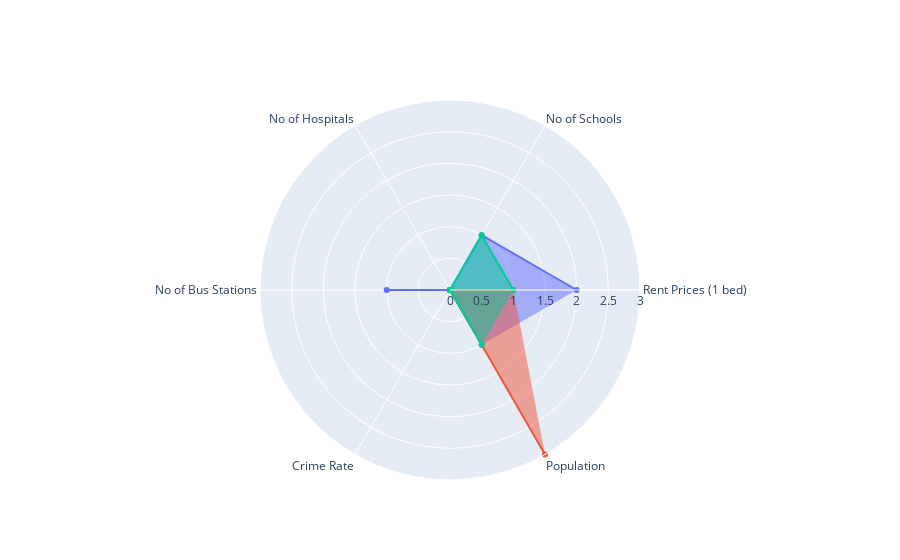

Notebook code for this chart:
### Code cell
###################################################
## Modeling #######################################
###################################################

# create an object
ac = AgglomerativeClustering(affinity='euclidean',
                             linkage='ward',
                             n_clusters = 3)

#df_hierarchical = df_neighborhood.copy()
df_hierarchical = df_neighborhood_model.copy()

# fit and predict
hierarchical_cluster = ac.fit_predict(df_hierarchical)

labels = ac.labels_
print('Silhouette Score:', metrics.silhouette_score(df_hierarchical,labels))
print('Calinski Harabasz Score:', metrics.calinski_harabasz_score(df_hierarchical, labels))




PCA_plot_2d(df_hierarchical, hierarchical_cluster, 'Hierarchical Clustering Visualized in 2 dimensions')

# Plot dendrogram
plot_dendrogram(df_hierarchical)

df_hierarchical = df_neighborhood.copy()
df_hierarchical['cluster'] = hierarchical_cluster


###################################################
## Plot the radar chart ###########################
###################################################

categories = features

fig = go.Figure()

max_r = 0

for i in set(df_hierarchical['cluster']):
    r = []
    
    for j in categories:
        #r.append(get_radar_value_by_std(df_hierarchical[df_hierarchical['cluster'] == i][j].mean(), df_neighborhood[j].mean()))
        r.append(get_radar_value_by_rescale(df_hierarchical[df_hierarchical['cluster'] == i][j].mean(), df_neighborhood[j].min(), df_neighborhood[j].max()))
    
    
    fig.add_trace(go.Scatterpolar(
          r=r,
          theta=features_dis,
          fill='toself',
          name='Cluster'+str(i)
    ))
    
    if max(r) > max_r:
        max_r = max(r)

fig.update_layout(
  polar=dict(
    radialaxis=dict(
      visible=True,
      range=[0, max_r]
    )),
  showlegend=False
)

fig.show()


###################################################
## Print the map ##################################
###################################################

# get NYC latitude and longitude

address = 'New York City, NY'
location = None

geolocator = Nominatim(user_agent="ny_explorer")
location = geolocator.geocode(address)
nyc_latitude = location.latitude
nyc_longitude = location.longitude

print('The geograpical coordinate of New York City are {}, {}.'.format(nyc_latitude, nyc_longitude))

# create map
map_clusters = folium.Map(location=[nyc_latitude, nyc_longitude], zoom_start=10)

# set color scheme for the clusters
## blue: 3471EB, red: BB0000, green: 00BB00, purple: 6E34EB, orange: EBA134
rainbow = ['#EBA134', '#3471EB', '#00BB00', '#6E34EB', '#BB0000'] 

# add markers to the map
markers_colors = []
for lat, lon, poi, cluster in zip(neighborhood['latitude'], neighborhood['longitude'], neighborhood['neighborhood'], df_hierarchical['cluster']):
    label = folium.Popup(str(poi) + ' Cluster ' + str(cluster), parse_html=True)
    folium.CircleMarker(
        [lat, lon],
        radius=5,
        popup=label,
        color=rainbow[cluster-1],
        fill=True,
        fill_color=rainbow[cluster-1],
        fill_opacity=0.8).add_to(map_clusters)
       
map_clusters

### Figure 1 — Plotly figure (JSON) as saved in the notebook; plotly's stock layout.template omitted (floating-point values rounded to 4 significant figures)
{"data": [{"fill": "toself", "name": "Cluster0", "r": [2, 1, 0, 1, 0, 1], "theta": ["Rent Prices (1 bed)", "No of Schools", "No of Hospitals", "No of Bus Stations", "Crime Rate", "Population"], "type": "scatterpolar"}, {"fill": "toself", "name": "Cluster1", "r": [1, 0, 0, 0, 0, 3], "theta": ["Rent Prices (1 bed)", "No of Schools", "No of Hospitals", "No of Bus Stations", "Crime Rate", "Population"], "type": "scatterpolar"}, {"fill": "toself", "name": "Cluster2", "r": [1, 1, 0, 0, 0, 1], "theta": ["Rent Prices (1 bed)", "No of Schools", "No of Hospitals", "No of Bus Stations", "Crime Rate", "Population"], "type": "scatterpolar"}], "layout": {"autosize": true, "polar": {"angularaxis": {"type": "category"}, "radialaxis": {"autorange": false, "range": [0, 3], "type": "linear", "visible": true}}, "showlegend": false}}
